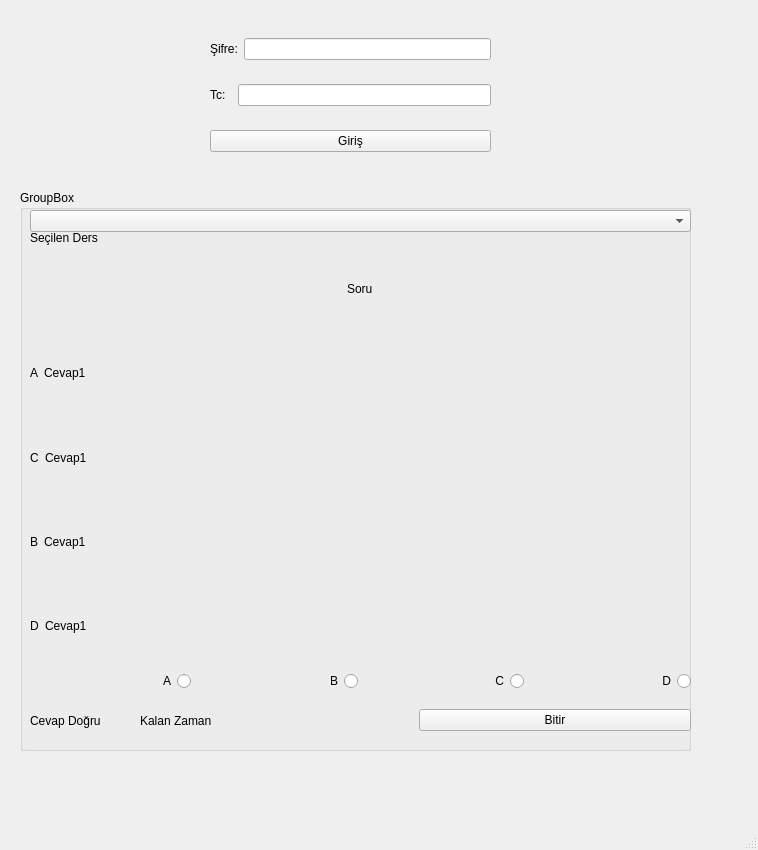
<?xml version="1.0" encoding="UTF-8"?>
<ui version="4.0">
 <class>MainWindow</class>
 <widget class="QMainWindow" name="MainWindow">
  <property name="geometry">
   <rect>
    <x>0</x>
    <y>0</y>
    <width>758</width>
    <height>850</height>
   </rect>
  </property>
  <property name="sizePolicy">
   <sizepolicy hsizetype="Fixed" vsizetype="Preferred">
    <horstretch>0</horstretch>
    <verstretch>0</verstretch>
   </sizepolicy>
  </property>
  <property name="windowTitle">
   <string>MainWindow</string>
  </property>
  <widget class="QWidget" name="centralwidget">
   <widget class="QWidget" name="verticalLayoutWidget">
    <property name="geometry">
     <rect>
      <x>210</x>
      <y>20</y>
      <width>281</width>
      <height>151</height>
     </rect>
    </property>
    <layout class="QVBoxLayout" name="verticalLayout">
     <item>
      <layout class="QHBoxLayout" name="horizontalLayout_2">
       <item>
        <widget class="QLabel" name="labelSifre">
         <property name="text">
          <string>Şifre:</string>
         </property>
        </widget>
       </item>
       <item>
        <widget class="QLineEdit" name="lineEditSifre"/>
       </item>
      </layout>
     </item>
     <item>
      <layout class="QHBoxLayout" name="horizontalLayout">
       <item>
        <widget class="QLabel" name="labelTc">
         <property name="text">
          <string>Tc:  </string>
         </property>
        </widget>
       </item>
       <item>
        <widget class="QLineEdit" name="lineEditTc"/>
       </item>
      </layout>
     </item>
     <item>
      <widget class="QPushButton" name="pushButtonGiris">
       <property name="text">
        <string>Giriş</string>
       </property>
      </widget>
     </item>
    </layout>
   </widget>
   <widget class="QGroupBox" name="groupBox">
    <property name="geometry">
     <rect>
      <x>20</x>
      <y>190</y>
      <width>671</width>
      <height>561</height>
     </rect>
    </property>
    <property name="title">
     <string>GroupBox</string>
    </property>
    <widget class="QWidget" name="verticalLayoutWidget_2">
     <property name="geometry">
      <rect>
       <x>10</x>
       <y>60</y>
       <width>661</width>
       <height>441</height>
      </rect>
     </property>
     <layout class="QVBoxLayout" name="verticalLayout_2">
      <item>
       <layout class="QHBoxLayout" name="horizontalLayout_7">
        <item>
         <widget class="QLabel" name="labelSoru">
          <property name="sizePolicy">
           <sizepolicy hsizetype="Fixed" vsizetype="MinimumExpanding">
            <horstretch>0</horstretch>
            <verstretch>0</verstretch>
           </sizepolicy>
          </property>
          <property name="text">
           <string>Soru</string>
          </property>
         </widget>
        </item>
       </layout>
      </item>
      <item>
       <layout class="QHBoxLayout" name="horizontalLayout_3" stretch="0,0">
        <item>
         <widget class="QLabel" name="label_7">
          <property name="sizePolicy">
           <sizepolicy hsizetype="Fixed" vsizetype="MinimumExpanding">
            <horstretch>0</horstretch>
            <verstretch>0</verstretch>
           </sizepolicy>
          </property>
          <property name="text">
           <string>A</string>
          </property>
         </widget>
        </item>
        <item>
         <widget class="QLabel" name="labelCevap1">
          <property name="sizePolicy">
           <sizepolicy hsizetype="Preferred" vsizetype="Preferred">
            <horstretch>0</horstretch>
            <verstretch>0</verstretch>
           </sizepolicy>
          </property>
          <property name="text">
           <string>Cevap1</string>
          </property>
         </widget>
        </item>
       </layout>
      </item>
      <item>
       <layout class="QHBoxLayout" name="horizontalLayout_5" stretch="0,0">
        <item>
         <widget class="QLabel" name="label_10">
          <property name="sizePolicy">
           <sizepolicy hsizetype="Fixed" vsizetype="MinimumExpanding">
            <horstretch>0</horstretch>
            <verstretch>0</verstretch>
           </sizepolicy>
          </property>
          <property name="text">
           <string>C</string>
          </property>
         </widget>
        </item>
        <item>
         <widget class="QLabel" name="labelCevap2">
          <property name="sizePolicy">
           <sizepolicy hsizetype="Preferred" vsizetype="Preferred">
            <horstretch>0</horstretch>
            <verstretch>0</verstretch>
           </sizepolicy>
          </property>
          <property name="text">
           <string>Cevap1</string>
          </property>
         </widget>
        </item>
       </layout>
      </item>
      <item>
       <layout class="QHBoxLayout" name="horizontalLayout_4" stretch="0,0">
        <item>
         <widget class="QLabel" name="label_8">
          <property name="sizePolicy">
           <sizepolicy hsizetype="Fixed" vsizetype="MinimumExpanding">
            <horstretch>0</horstretch>
            <verstretch>0</verstretch>
           </sizepolicy>
          </property>
          <property name="text">
           <string>B</string>
          </property>
         </widget>
        </item>
        <item>
         <widget class="QLabel" name="labelCevap3">
          <property name="sizePolicy">
           <sizepolicy hsizetype="Preferred" vsizetype="Preferred">
            <horstretch>0</horstretch>
            <verstretch>0</verstretch>
           </sizepolicy>
          </property>
          <property name="text">
           <string>Cevap1</string>
          </property>
         </widget>
        </item>
       </layout>
      </item>
      <item>
       <layout class="QHBoxLayout" name="horizontalLayout_6" stretch="0,0">
        <item>
         <widget class="QLabel" name="label_12">
          <property name="sizePolicy">
           <sizepolicy hsizetype="Fixed" vsizetype="MinimumExpanding">
            <horstretch>0</horstretch>
            <verstretch>0</verstretch>
           </sizepolicy>
          </property>
          <property name="text">
           <string>D</string>
          </property>
         </widget>
        </item>
        <item>
         <widget class="QLabel" name="labelCevap4">
          <property name="sizePolicy">
           <sizepolicy hsizetype="Preferred" vsizetype="Preferred">
            <horstretch>0</horstretch>
            <verstretch>0</verstretch>
           </sizepolicy>
          </property>
          <property name="text">
           <string>Cevap1</string>
          </property>
         </widget>
        </item>
       </layout>
      </item>
      <item>
       <layout class="QHBoxLayout" name="horizontalLayout_8">
        <item>
         <widget class="QRadioButton" name="radioButtonA">
          <property name="focusPolicy">
           <enum>Qt::StrongFocus</enum>
          </property>
          <property name="layoutDirection">
           <enum>Qt::RightToLeft</enum>
          </property>
          <property name="text">
           <string>A</string>
          </property>
         </widget>
        </item>
        <item>
         <widget class="QRadioButton" name="radioButtonB">
          <property name="focusPolicy">
           <enum>Qt::StrongFocus</enum>
          </property>
          <property name="layoutDirection">
           <enum>Qt::RightToLeft</enum>
          </property>
          <property name="text">
           <string>B</string>
          </property>
         </widget>
        </item>
        <item>
         <widget class="QRadioButton" name="radioButtonC">
          <property name="focusPolicy">
           <enum>Qt::StrongFocus</enum>
          </property>
          <property name="layoutDirection">
           <enum>Qt::RightToLeft</enum>
          </property>
          <property name="text">
           <string>C</string>
          </property>
         </widget>
        </item>
        <item>
         <widget class="QRadioButton" name="radioButtonD">
          <property name="focusPolicy">
           <enum>Qt::StrongFocus</enum>
          </property>
          <property name="layoutDirection">
           <enum>Qt::RightToLeft</enum>
          </property>
          <property name="text">
           <string>D</string>
          </property>
         </widget>
        </item>
       </layout>
      </item>
     </layout>
    </widget>
    <widget class="QLabel" name="labelSeciliDers">
     <property name="geometry">
      <rect>
       <x>10</x>
       <y>40</y>
       <width>91</width>
       <height>16</height>
      </rect>
     </property>
     <property name="text">
      <string>Seçilen Ders</string>
     </property>
    </widget>
    <widget class="QComboBox" name="comboBoxDersler">
     <property name="geometry">
      <rect>
       <x>10</x>
       <y>20</y>
       <width>661</width>
       <height>22</height>
      </rect>
     </property>
    </widget>
    <widget class="QWidget" name="horizontalLayoutWidget_9">
     <property name="geometry">
      <rect>
       <x>10</x>
       <y>510</y>
       <width>661</width>
       <height>41</height>
      </rect>
     </property>
     <layout class="QHBoxLayout" name="horizontalLayout_9">
      <item>
       <widget class="QLabel" name="labelKontrol">
        <property name="sizePolicy">
         <sizepolicy hsizetype="Fixed" vsizetype="Preferred">
          <horstretch>0</horstretch>
          <verstretch>0</verstretch>
         </sizepolicy>
        </property>
        <property name="text">
         <string>Cevap Doğru          </string>
        </property>
       </widget>
      </item>
      <item>
       <widget class="QLabel" name="labelZaman">
        <property name="text">
         <string>Kalan Zaman</string>
        </property>
       </widget>
      </item>
      <item>
       <widget class="QPushButton" name="pushButtonBitir">
        <property name="text">
         <string>Bitir</string>
        </property>
       </widget>
      </item>
     </layout>
    </widget>
   </widget>
  </widget>
  <widget class="QMenuBar" name="menubar">
   <property name="geometry">
    <rect>
     <x>0</x>
     <y>0</y>
     <width>758</width>
     <height>23</height>
    </rect>
   </property>
  </widget>
  <widget class="QStatusBar" name="statusbar"/>
 </widget>
 <resources/>
 <connections/>
</ui>
